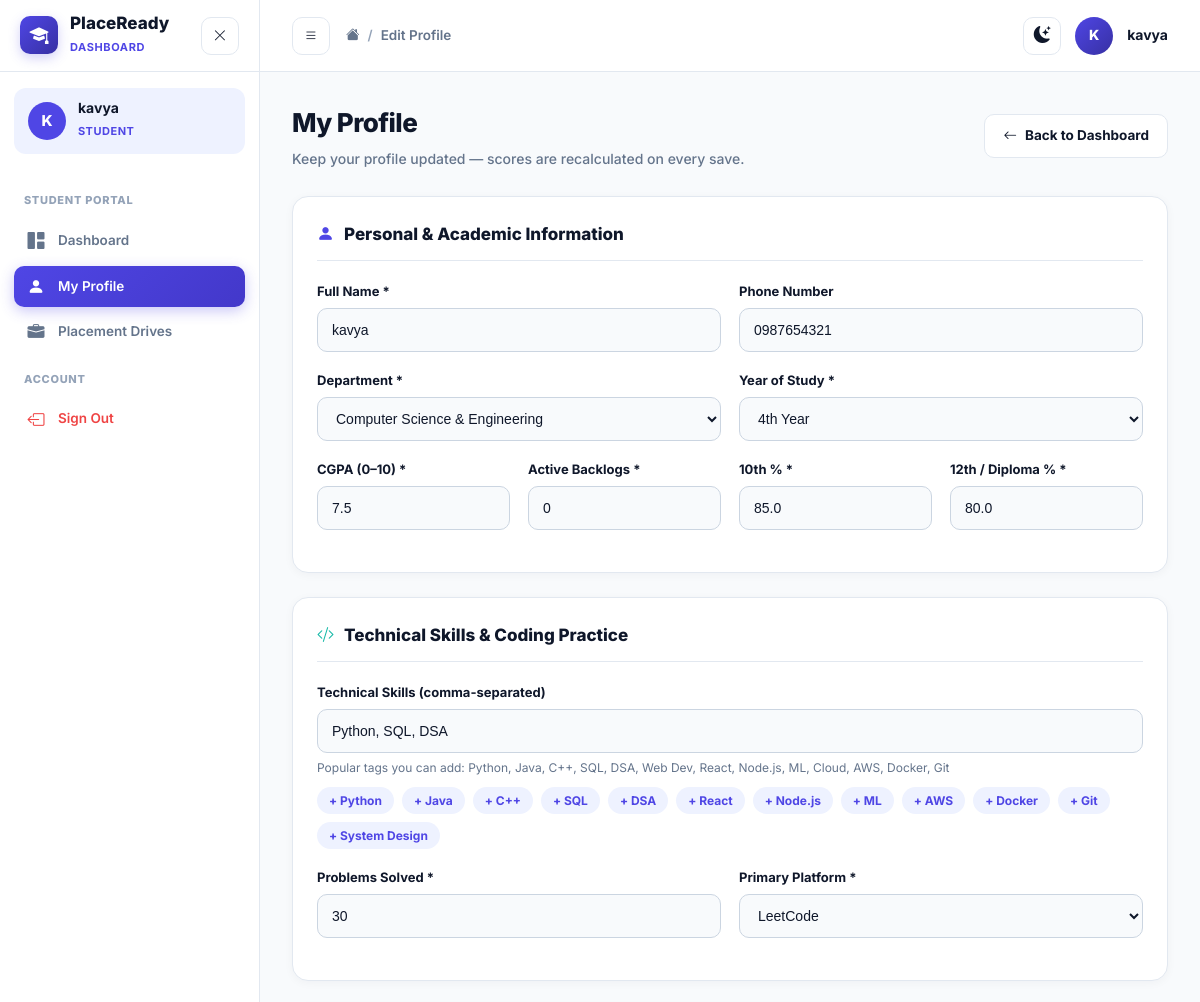
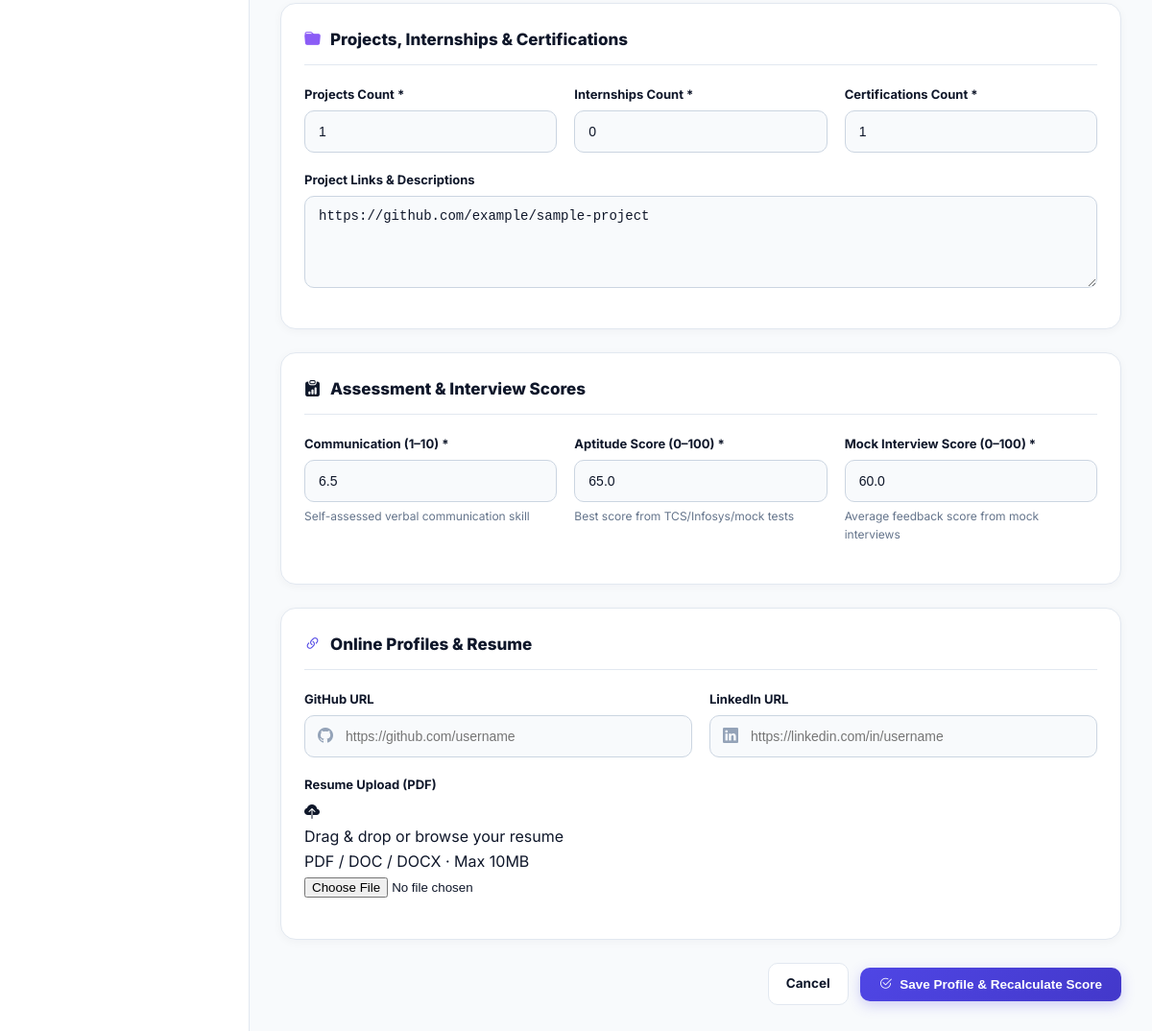
The app's page /student/profile (signed in) with its own data (2 pictures, top to bottom).
### models.py (models this page shows, shortened)
class User(UserMixin, db.Model):
    __tablename__ = 'users'
    id = db.Column(db.Integer, primary_key=True)
    username = db.Column(db.String(80), unique=True, nullable=False, index=True)
    email = db.Column(db.String(120), unique=True, nullable=False, index=True)
    password_hash = db.Column(db.String(255), nullable=False)
    role = db.Column(db.String(20), nullable=False, default='student')  # 'student' or 'admin'
    full_name = db.Column(db.String(120), nullable=False)
    created_at = db.Column(db.DateTime, default=lambda: datetime.now(timezone.utc))
    student_profile = db.relationship('StudentProfile', backref='user', uselist=False, cascade='all, delete-orphan')
    @property
    def is_admin(self):
        return self.role == 'admin'
    @property
    def is_student(self):
        return self.role == 'student'

class StudentProfile(db.Model):
    __tablename__ = 'student_profiles'
    id = db.Column(db.Integer, primary_key=True)
    user_id = db.Column(db.Integer, db.ForeignKey('users.id', ondelete='CASCADE'), nullable=False, unique=True)
    roll_number = db.Column(db.String(30), unique=True, nullable=False, index=True)
    department = db.Column(db.String(80), nullable=False, default='Computer Science')
    year = db.Column(db.String(20), nullable=False, default='4th Year')
    phone = db.Column(db.String(20), nullable=True)
    cgpa = db.Column(db.Float, nullable=False, default=7.5)
    backlogs = db.Column(db.Integer, nullable=False, default=0)
    tenth_percent = db.Column(db.Float, nullable=False, default=85.0)
    twelfth_percent = db.Column(db.Float, nullable=False, default=80.0)
    skills_json = db.Column(db.Text, nullable=False, default='[]')  # JSON array of strings
    coding_problems_count = db.Column(db.Integer, nullable=False, default=0)
    coding_platform = db.Column(db.String(80), nullable=False, default='LeetCode')
    projects_count = db.Column(db.Integer, nullable=False, default=0)
    project_links = db.Column(db.Text, nullable=True)
    internships_count = db.Column(db.Integer, nullable=False, default=0)
    certifications_count = db.Column(db.Integer, nullable=False, default=0)
    communication_score = db.Column(db.Float, nullable=False, default=6.0)  # 1-10
    aptitude_score = db.Column(db.Float, nullable=False, default=60.0)       # 0-100
    mock_interview_score = db.Column(db.Float, nullable=False, default=60.0)  # 0-100
    resume_filename = db.Column(db.String(255), nullable=True)
    github_url = db.Column(db.String(255), nullable=True)
    linkedin_url = db.Column(db.String(255), nullable=True)
    current_readiness_score = db.Column(db.Float, nullable=False, default=0.0)
    current_status = db.Column(db.String(30), nullable=False, default='Developing')
    category_scores_json = db.Column(db.Text, nullable=True, default='{}')
    updated_at = db.Column(db.DateTime, default=lambda: datetime.now(timezone.utc), onupdate=lambda: datetime.now(timezone.utc))
    score_history = db.relationship('ScoreHistory', backref='student', cascade='all, delete-orphan', lazy=True, order_by='ScoreHistory.recorded_at')
    applications = db.relationship('DriveApplication', backref='student', cascade='all, delete-orphan', lazy=True)
    @property
    def skills(self):
        try:
            return json.loads(self.skills_json) if self.skills_json else []
        except Exception:
            return [s.strip() for s in self.skills_json.split(',') if s.strip()]
    @property
    def category_scores(self):
        try:
            return json.loads(self.category_scores_json) if self.category_scores_json else {}
        except Exception:
            return {}

### routes/student.py (the view, shortened to what this page needs)
@student_bp.route('/profile', methods=['GET', 'POST'])
@login_required
@student_required
def edit_profile():
    student = current_user.student_profile
    form = StudentProfileForm(obj=None)
    if request.method == 'GET':
        form.full_name.data = current_user.full_name
        form.phone.data = student.phone
        form.department.data = student.department
        form.year.data = student.year
        form.cgpa.data = student.cgpa
        form.backlogs.data = student.backlogs
        form.tenth_percent.data = student.tenth_percent
        form.twelfth_percent.data = student.twelfth_percent
        form.skills.data = ', '.join(student.skills)
        form.coding_problems_count.data = student.coding_problems_count
        form.coding_platform.data = student.coding_platform
        form.projects_count.data = student.projects_count
        form.project_links.data = student.project_links
        form.internships_count.data = student.internships_count
        form.certifications_count.data = student.certifications_count
        form.communication_score.data = student.communication_score
        form.aptitude_score.data = student.aptitude_score
        form.mock_interview_score.data = student.mock_interview_score
        form.github_url.data = student.github_url
        form.linkedin_url.data = student.linkedin_url
    return render_template('student/profile.html', form=form, student=student)

### app.py (called while the page is built)
@login_manager.user_loader
def load_user(user_id):
    return db.session.get(User, int(user_id))

### routes/auth.py (called while the page is built)
def student_required(f):
    @wraps(f)
    def decorated_function(*args, **kwargs):
        if not current_user.is_authenticated:
            return redirect(url_for('auth.login', next=request.url))
        if not current_user.is_student:
            flash('This section is tailored for students. Redirected to Admin Console.', 'info')
            return redirect(url_for('admin.dashboard'))
        return f(*args, **kwargs)
    return decorated_function

### templates/student/profile.html (shortened to what this page needs)
{% extends "base.html" %}
{% block breadcrumb %}Edit Profile{% endblock %}
{% block content %}
<div class="page-header">
  <div>
    <h1 class="page-title">My Profile</h1>
    <p class="page-sub">Keep your profile updated — scores are recalculated on every save.</p>
  </div>
  <a href="{{ url_for('student.dashboard') }}" class="btn-secondary"><i class="bi bi-arrow-left"></i> Back to Dashboard</a>
</div>
<form method="POST" action="{{ url_for('student.edit_profile') }}" enctype="multipart/form-data" class="profile-form" novalidate>
  <div class="card profile-section">
    <div class="profile-section-title">
      <i class="bi bi-person-fill text-indigo"></i> Personal & Academic Information
    </div>
    <div class="form-row-2">
      <div class="form-group">
        <label class="form-label">Full Name *</label>
        {{ form.full_name(class="form-control" + (" is-invalid" if form.full_name.errors else ""), placeholder="Your full name") }}
      </div>
      <div class="form-group">
        <label class="form-label">Phone Number</label>
        {{ form.phone(class="form-control", placeholder="10-digit mobile number") }}
      </div>
    </div>
    <div class="form-row-2">
      <div class="form-group">
        <label class="form-label">Department *</label>
        {{ form.department(class="form-control form-select") }}
      </div>
      <div class="form-group">
        <label class="form-label">Year of Study *</label>
        {{ form.year(class="form-control form-select") }}
      </div>
    </div>
    <div class="form-row-4">
      <div class="form-group">
        <label class="form-label">CGPA (0–10) *</label>
        {{ form.cgpa(class="form-control" + (" is-invalid" if form.cgpa.errors else ""), placeholder="8.4", step="0.01") }}
      </div>
      <div class="form-group">
        <label class="form-label">Active Backlogs *</label>
        {{ form.backlogs(class="form-control" + (" is-invalid" if form.backlogs.errors else ""), placeholder="0") }}
      </div>
      <div class="form-group">
        <label class="form-label">10th % *</label>
        {{ form.tenth_percent(class="form-control", placeholder="92.0", step="0.1") }}
      </div>
      <div class="form-group">
        <label class="form-label">12th / Diploma % *</label>
        {{ form.twelfth_percent(class="form-control", placeholder="88.0", step="0.1") }}
      </div>
    </div>
  </div>
  <div class="card profile-section">
    <div class="profile-section-title">
      <i class="bi bi-code-slash text-teal"></i> Technical Skills & Coding Practice
    </div>
    <div class="form-group">
      <label class="form-label">Technical Skills (comma-separated)</label>
      {{ form.skills(class="form-control", placeholder="Python, Java, SQL, DSA, React, Machine Learning, Docker") }}
      <div class="form-hint">Popular tags you can add: Python, Java, C++, SQL, DSA, Web Dev, React, Node.js, ML, Cloud, AWS, Docker, Git</div>
      <div class="skill-chips" id="skillChips">
        {% for sk in ['Python','Java','C++','SQL','DSA','React','Node.js','ML','AWS','Docker','Git','System Design'] %}
        <span class="skill-chip" onclick="addSkill('{{ sk }}')">+ {{ sk }}</span>
        {% endfor %}
      </div>
    </div>
    <div class="form-row-2">
      <div class="form-group">
        <label class="form-label">Problems Solved *</label>
        {{ form.coding_problems_count(class="form-control" + (" is-invalid" if form.coding_problems_count.errors else ""), placeholder="215") }}
      </div>
      <div class="form-group">
        <label class="form-label">Primary Platform *</label>
        {{ form.coding_platform(class="form-control form-select") }}
      </div>
    </div>
  </div>
  <div class="card profile-section">
    <div class="profile-section-title">
      <i class="bi bi-folder-fill text-violet"></i> Projects, Internships & Certifications
    </div>
    <div class="form-row-3">
      <div class="form-group">
        <label class="form-label">Projects Count *</label>
        {{ form.projects_count(class="form-control", placeholder="3") }}
      </div>
      <div class="form-group">
        <label class="form-label">Internships Count *</label>
        {{ form.internships_count(class="form-control", placeholder="1") }}
      </div>
      <div class="form-group">
        <label class="form-label">Certifications Count *</label>
        {{ form.certifications_count(class="form-control", placeholder="3") }}
      </div>
    </div>
    <div class="form-group">
      <label class="form-label">Project Links & Descriptions</label>
      {{ form.project_links(class="form-control", rows="3", placeholder="https://github.com/you/project1, https://live-demo.vercel.app ...") }}
    </div>
  </div>
  <div class="card profile-section">
    <div class="profile-section-title">
      <i class="bi bi-clipboard-data-fill text-orange"></i> Assessment & Interview Scores
    </div>
    <div class="form-row-3">
      <div class="form-group">
        <label class="form-label">Communication (1–10) *</label>
        {{ form.communication_score(class="form-control", placeholder="8.0", step="0.5") }}
        <div class="form-hint">Self-assessed verbal communication skill</div>
      </div>
      <div class="form-group">
        <label class="form-label">Aptitude Score (0–100) *</label>
        {{ form.aptitude_score(class="form-control", placeholder="75.0", step="1") }}
        <div class="form-hint">Best score from TCS/Infosys/mock tests</div>
      </div>
      <div class="form-group">
        <label class="form-label">Mock Interview Score (0–100) *</label>
        {{ form.mock_interview_score(class="form-control", placeholder="70.0", step="1") }}
        <div class="form-hint">Average feedback score from mock interviews</div>
      </div>
    </div>
  </div>
  <div class="card profile-section">
    <div class="profile-section-title">
      <i class="bi bi-link-45deg text-indigo"></i> Online Profiles & Resume
    </div>
    <div class="form-row-2">
      <div class="form-group">
        <label class="form-label">GitHub URL</label>
        <div class="input-icon-wrap">
          {{ form.github_url(class="form-control", placeholder="https://github.com/username") }}
        </div>
      </div>
      <div class="form-group">
        <label class="form-label">LinkedIn URL</label>
        <div class="input-icon-wrap">
          {{ form.linkedin_url(class="form-control", placeholder="https://linkedin.com/in/username") }}
        </div>
      </div>
    </div>
    <div class="form-group">
      <label class="form-label">Resume Upload (PDF)</label>
      <div class="file-upload-area" id="fileArea">
        <i class="bi bi-cloud-upload-fill"></i>
        <p>Drag & drop or <label for="{{ form.resume_file.id }}" class="file-browse">browse</label> your resume</p>
        <p class="file-hint">PDF / DOC / DOCX · Max 10MB</p>
        {{ form.resume_file(class="file-input-hidden", id=form.resume_file.id, onchange="showFileName(this)") }}
      </div>
    </div>
  </div>
  <div class="form-submit-row">
    <a href="{{ url_for('student.dashboard') }}" class="btn-secondary">Cancel</a>
    <button type="submit" class="btn-primary btn-lg">
      <i class="bi bi-check2-circle"></i> Save Profile & Recalculate Score
    </button>
  </div>
</form>
{% endblock %}

### templates/base.html (shortened to what this page needs)
<!DOCTYPE html>
<html lang="en" data-theme="light">
<head>
  <link rel="stylesheet" href="https://cdn.jsdelivr.net/npm/bootstrap-icons@1.11.3/font/bootstrap-icons.min.css"/>
  <link rel="stylesheet" href="{{ url_for('static', filename='css/main.css') }}"/>
</head>
<body>
{% if current_user.is_authenticated %}
<aside class="sidebar" id="sidebar">
  <div class="sidebar-header">
    <div class="sidebar-logo">
      <div class="logo-icon"><i class="bi bi-mortarboard-fill"></i></div>
      <div class="logo-text">
        <span class="logo-title">PlaceReady</span>
        <span class="logo-sub">Dashboard</span>
      </div>
    </div>
    <button class="sidebar-close btn-icon" id="sidebarClose"><i class="bi bi-x-lg"></i></button>
  </div>
  <div class="sidebar-user">
    <div class="user-avatar-sm">{{ current_user.full_name[0].upper() }}</div>
    <div>
      <div class="sidebar-username">{{ current_user.full_name.split()[0] }}</div>
      <div class="sidebar-role badge-role-{{ current_user.role }}">{{ 'Admin' if current_user.is_admin else 'Student' }}</div>
    </div>
  </div>
  <nav class="sidebar-nav">
    {% if current_user.is_student %}
    <div class="nav-section-label">Student Portal</div>
    <a href="{{ url_for('student.dashboard') }}" class="nav-link {% if request.endpoint == 'student.dashboard' %}active{% endif %}">
      <i class="bi bi-grid-1x2-fill"></i><span>Dashboard</span>
    </a>
    <a href="{{ url_for('student.edit_profile') }}" class="nav-link {% if request.endpoint == 'student.edit_profile' %}active{% endif %}">
      <i class="bi bi-person-fill"></i><span>My Profile</span>
    </a>
    <a href="{{ url_for('student.drives') }}" class="nav-link {% if request.endpoint == 'student.drives' %}active{% endif %}">
      <i class="bi bi-briefcase-fill"></i><span>Placement Drives</span>
    </a>
    {% endif %}
    <div class="nav-section-label">Account</div>
    <a href="{{ url_for('auth.logout') }}" class="nav-link nav-link-danger">
      <i class="bi bi-box-arrow-left"></i><span>Sign Out</span>
    </a>
  </nav>
</aside>
<div class="main-wrapper" id="mainWrapper">
  <header class="topnav">
    <div class="topnav-left">
      <button class="btn-icon sidebar-toggle" id="sidebarToggle"><i class="bi bi-list"></i></button>
      <nav aria-label="breadcrumb">
        <ol class="breadcrumb-custom">
          <li><a href="{{ url_for('index') }}"><i class="bi bi-house-fill"></i></a></li>
          <li class="sep">/</li>
          <li>{% block breadcrumb %}Home{% endblock %}</li>
        </ol>
      </nav>
    </div>
    <div class="topnav-right">
      <button class="btn-icon dark-toggle" id="darkToggle" title="Toggle dark mode">
        <i class="bi bi-moon-stars-fill" id="darkIcon"></i>
      </button>
      <div class="topnav-avatar" title="{{ current_user.full_name }}">
        {{ current_user.full_name[0].upper() }}
      </div>
      <span class="topnav-name d-none-sm">{{ current_user.full_name }}</span>
    </div>
  </header>
  <main class="page-content">
    {% block content %}{% endblock %}
  </main>
</div>
{% endif %}
</body>
</html>

### records on screen
User: full_name "K", full_name "kavya", role "STUDENT"
StudentProfile: phone "0987654321", department "Computer Science & Engineering", year "4th Year", cgpa "7.5", backlogs "0", tenth_percent "85.0", twelfth_percent "80.0", coding_problems_count "30", coding_platform "LeetCode", projects_count "1", internships_count "0", certifications_count "1", project_links "https://github.com/example/sample-project", communication_score "6.5", aptitude_score "65.0", mock_interview_score "60.0"

### other values on screen
{{ sk }} "Python" "Java" "C++" "SQL" "DSA" "React" "Node.js" "ML" "AWS" "Docker" "Git" "System Design"
